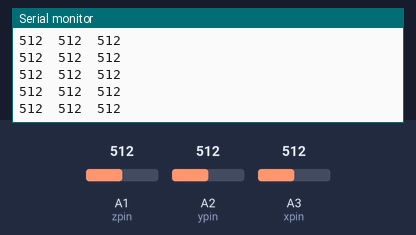
Bench run of a sketch on a simulated Arduino Uno, built with avr-gcc and run on an emulated ATmega328P. On the bench: the last lines printed to the serial monitor. Inputs (shaded band) come from the test bench; at power-on: A3 (xpin) = 512, A1 (zpin) = 512, A2 (ypin) = 512.

Above: at 8.7 s.
8.8 s: A3 (xpin) set to 992
At 8.88 s:
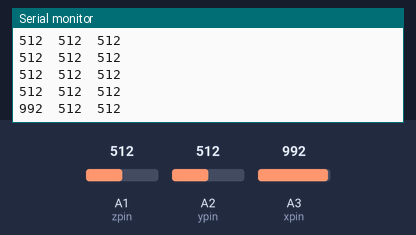
11.8 s: A3 (xpin) set to 1009
At 11.8 s:
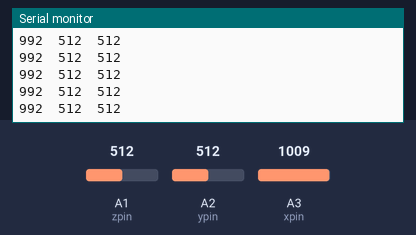
Timing chart, 0 to 14.3 s (numbered marks = the images above; inputs shaded):
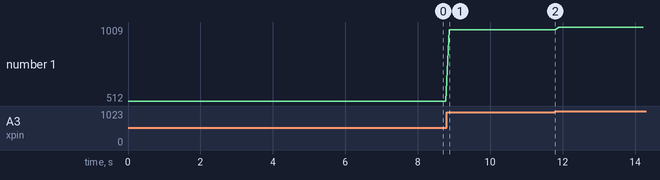

The sketch:

acc_calb.ino
```cpp
const int xpin = A3;                  // x-axis of the accelerometer
const int ypin = A2;                  // y-axis
const int zpin = A1;                  // z-axis (only on 3-axis models)

void setup() {
  // initialize the serial communications:
  Serial.begin(9600);


}

void loop() {
  // print the sensor values:
  Serial.print(analogRead(xpin));
  // print a tab between values:
  Serial.print("\t");
  Serial.print(analogRead(ypin));
  // print a tab between values:
  Serial.print("\t");
  Serial.print(analogRead(zpin));
  Serial.println();
  // delay before next reading:
  delay(100);
}
```

Measured:
- after the input at 8.8 s, the serial monitor: prints a new line after 0.07 s (image 1)
- plotted number 1: 512 → 992 after the input at 8.8 s, 992 → 1009 after the input at 11.8 s
